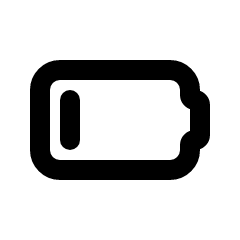
#> input picture media/orig/battery-1.png, 240 x 240 px; its folder holds only this picture in this run
$ python modify_icons.py
#> lines starting #> are read from the running program, lines starting #| are printed output that depends on the picture
# Script to create the desired icons on the fly
# using the original icons of the supplied icon pack

import numpy as np
import pathlib
from PIL import Image, ImageDraw, ImageOps

original_paths = pathlib.Path('media/orig/').glob('*.png')

options = {
    'size': (40, 40),
    'background': (0, 0, 0, 255),
    'shadow':     (50, 50, 50, 255),
    'foreground': (150, 150, 150, 255),
}

for original_file in original_paths:

    icon_alpha  = Image.open(original_file).split()[-1]
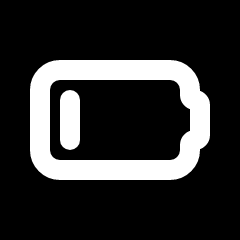
#> icon_alpha: PIL image 240x240 L; min 0, max 255, mean 47
    shadow_dx = -10
    shadow_dy = -5
    transform_tuple = (1, 0, shadow_dx, 0, 1, shadow_dy)
    icon_shadow = icon_alpha.transform(icon_alpha.size, Image.AFFINE, transform_tuple)
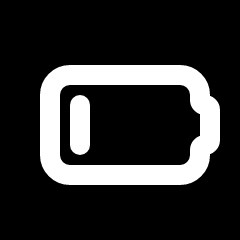
#> icon_shadow: PIL image 240x240 L; min 0, max 255, mean 47

    foreground = Image.new('RGBA', icon_alpha.size, options['foreground'])
    shadow     = Image.new('RGBA', icon_alpha.size, options['shadow'])
    composite  = Image.new('RGBA', icon_alpha.size, options['background'])

    composite.paste(shadow, mask=icon_shadow)
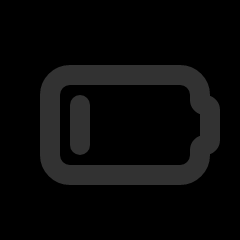
#> composite: PIL image 240x240 RGBA; mean R, G, B, A 9.2, 9.2, 9.2, 255
    composite.paste(foreground, mask=icon_alpha)
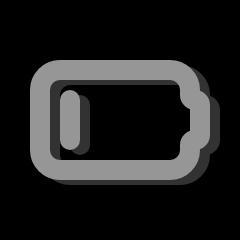
#> composite: PIL image 240x240 RGBA; mean R, G, B, A 31, 31, 31, 255
    composite = composite.convert('RGB').resize(options['size'], Image.LANCZOS)
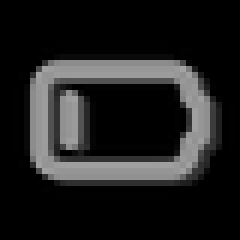
#> composite: PIL image 40x40 RGB (shown 6 times larger); min 0, max 163, mean 31.3

    composite.save(f'media/icon-{original_file.stem}.png')

$ run again, on media/orig/battery-2.png
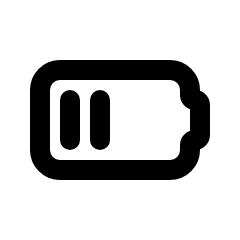
#> input picture media/orig/battery-2.png, 240 x 240 px
#> `icon_shadow = icon_alpha.transform(icon_alpha.size, Image.AFFINE, tran..`:
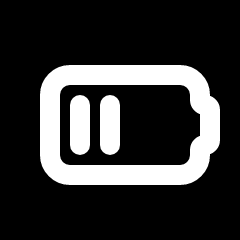
#> icon_shadow: PIL image 240x240 L; min 0, max 255, mean 51.9
#> `composite = composite.convert('RGB').resize(options['size'], Image.LAN..`:
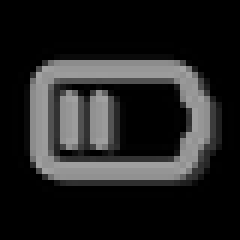
#> composite: PIL image 40x40 RGB (shown 6 times larger); min 0, max 163, mean 34.7
